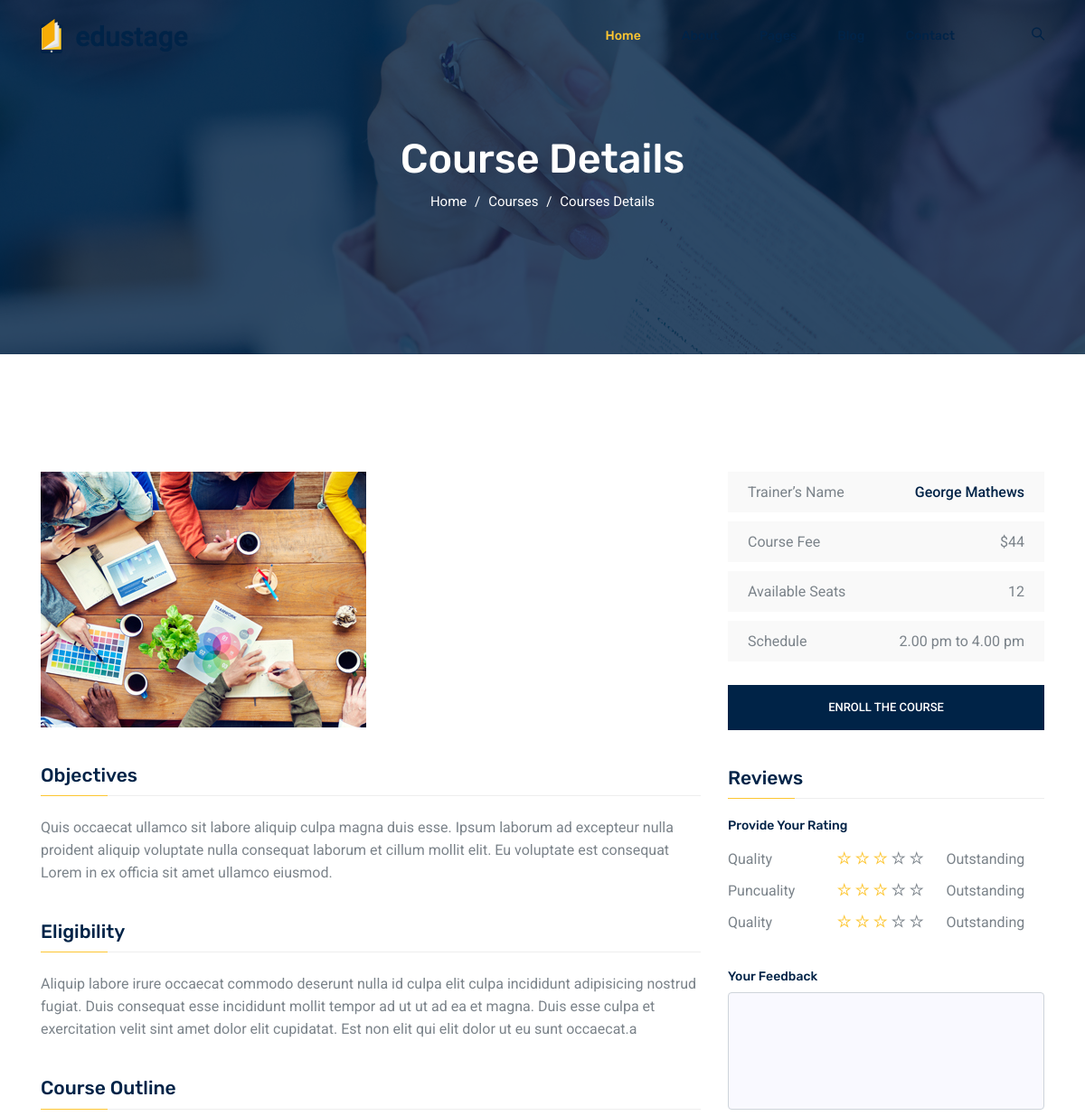
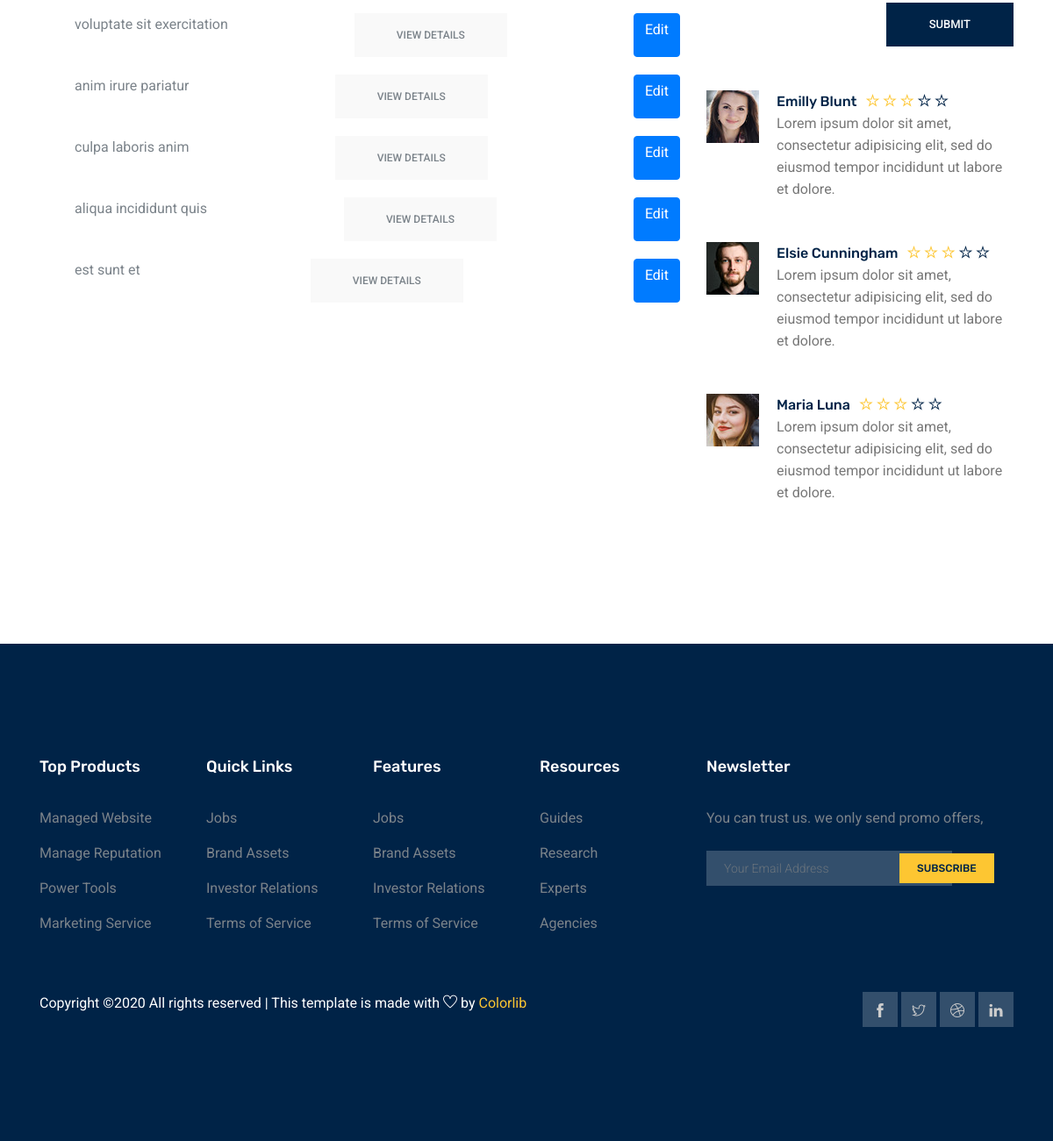
/detail/1, run on the app's committed database (2 pictures, top to bottom).
### learning/models.py (models this page shows)
class Cours(models.Model):
    title = models.CharField(max_length=50)
    free = models.IntegerField()
    available_seats = models.IntegerField()
    _schedule = models.CharField(max_length=100, db_column='schedule')
    picture = models.ImageField(upload_to='cours', default='default.jpg')
    objectives = models.TextField()
    eligibility = models.TextField()
    trainer = models.ForeignKey(User, on_delete=models.CASCADE, null = True, related_name='cours')
    @property
    def schedule(self):
        s = json.loads(self._schedule)
        return f'{s[0]}.00 pm to {s[1]}.00 pm'

class Sections(models.Model):
    title = models.CharField(max_length=50)
    detail = models.TextField()
    cour = models.ForeignKey(Cours, on_delete=models.CASCADE)

### learning/views.py (the view)
# urls.py: path('detail/<int:id>', views.cours_detail, name='cours_detail'),
def cours_detail(request,id):
    cour = Cours.objects.get(id=id)
    return render(request,'learn/cours_detail.html', {'cour': cour})

### learning/templates/learn/cours_detail.html (shortened to what this page needs)
{% extends "main.html" %}
{% load static %}
{% block Content %}
    <section class="banner_area">
      <div class="banner_inner d-flex align-items-center">
        <div class="overlay"></div>
        <div class="container">
          <div class="row justify-content-center">
            <div class="col-lg-6">
              <div class="banner_content text-center">
                <h2>Course Details</h2>
                <div class="page_link">
                  <a href="index.html">Home</a>
                  <a href="courses.html">Courses</a>
                  <a href="course-details.html">Courses Details</a>
                </div>
              </div>
            </div>
          </div>
        </div>
      </div>
    </section>
    <section class="course_details_area section_gap">
        <div class="container">
            <div class="row">
                <div class="col-lg-8 course_details_left">
                    <div class="main_image">
                        <img class="img-fluid" src="{{ cour.picture.url }}" alt="">
                    </div>
                    <div class="content_wrapper">
                        <h4 class="title">Objectives</h4>
                        <div class="content">
                            {{ cour.objectives }}
                        </div>
                        <h4 class="title">Eligibility</h4>
                        <div class="content">
                            {{ cour.eligibility }}
                        </div>
                        <h4 class="title">Course Outline</h4>
                        <div class="content">
                            <ul class="course_list">
                             {% for section in cour.sections_set.all %}
                                <li class="justify-content-between d-flex">
                                    <p>{{ section.title }}</p>
                                    <a class="primary-btn text-uppercase" href="{{ section.id }}">View Details</a>
                                    <a class="btn btn-primary" href="{% url 'dashboard_cours' section.id %}">Edit</a>
                                </li>
                              {% endfor %}
                            </ul>
                        </div>
                    </div>
                </div>
                <div class="col-lg-4 right-contents">
                    <ul>
                        <li>
                            <a class="justify-content-between d-flex" href="#">
                                <p>Trainer’s Name</p>
                                <span class="or">George Mathews</span>
                            </a>
                        </li>
                        <li>
                            <a class="justify-content-between d-flex" href="#">
                                <p>Course Fee </p>
                                <span>${{ cour.free }}</span>
                            </a>
                        </li>
                        <li>
                            <a class="justify-content-between d-flex" href="#">
                                <p>Available Seats </p>
                                <span>{{ cour.available_seats  }}</span>
                            </a>
                        </li>
                        <li>
                            <a class="justify-content-between d-flex" href="#">
                                <p>Schedule </p>
                                <span>{{ cour.schedule  }}</span>
                            </a>
                        </li>
                    </ul>
                    <a href="#" class="primary-btn2 text-uppercase enroll rounded-0 text-white">Enroll the course</a>
                    <h4 class="title">Reviews</h4>
                    <div class="content">
                        <div class="review-top row pt-40">
                            <div class="col-lg-12">
                                <h6 class="mb-15">Provide Your Rating</h6>
                                <div class="d-flex flex-row reviews justify-content-between">
                                    <span>Quality</span>
                                    <div class="star">
                                        <i class="ti-star checked"></i>
                                        <i class="ti-star checked"></i>
                                        <i class="ti-star checked"></i>
                                        <i class="ti-star"></i>
                                        <i class="ti-star"></i>
                                    </div>
                                    <span>Outstanding</span>
                                </div>
                                <div class="d-flex flex-row reviews justify-content-between">
                                    <span>Puncuality</span>
                                    <div class="star">
                                        <i class="ti-star checked"></i>
                                        <i class="ti-star checked"></i>
                                        <i class="ti-star checked"></i>
                                        <i class="ti-star"></i>
                                        <i class="ti-star"></i>
                                    </div>
                                    <span>Outstanding</span>
                                </div>
                                <div class="d-flex flex-row reviews justify-content-between">
                                    <span>Quality</span>
                                    <div class="star">
                                        <i class="ti-star checked"></i>
                                        <i class="ti-star checked"></i>
                                        <i class="ti-star checked"></i>
                                        <i class="ti-star"></i>
                                        <i class="ti-star"></i>
                                    </div>
                                    <span>Outstanding</span>
                                </div>
                            </div>
                        </div>
                        <div class="feedeback">
                            <h6>Your Feedback</h6>
                            <textarea name="feedback" class="form-control" cols="10" rows="10"></textarea>
                            <div class="mt-10 text-right">
                                <a href="#" class="primary-btn2 text-right rounded-0 text-white">Submit</a>
                            </div>
                        </div>
                        <div class="comments-area mb-30">
                            <div class="comment-list">
                                <div class="single-comment single-reviews justify-content-between d-flex">
                                    <div class="user justify-content-between d-flex">
                                        <div class="thumb">
                                            <img src="img/blog/c1.jpg" alt="">
                                        </div>
                                        <div class="desc">
                                            <h5><a href="#">Emilly Blunt</a>
                                                <div class="star">
                                                    <span class="ti-star checked"></span>
                                                    <span class="ti-star checked"></span>
                                                    <span class="ti-star checked"></span>
                                                    <span class="ti-star"></span>
                                                    <span class="ti-star"></span>
                                                </div>
                                            </h5>
                                            <p class="comment">
                                                Lorem ipsum dolor sit amet, consectetur adipisicing elit, sed do
                                                eiusmod tempor incididunt ut labore et dolore.
                                            </p>
                                        </div>
                                    </div>
                                </div>
                            </div>
                            <div class="comment-list">
                                <div class="single-comment single-reviews justify-content-between d-flex">
                                    <div class="user justify-content-between d-flex">
                                        <div class="thumb">
                                            <img src="img/blog/c2.jpg" alt="">
                                        </div>
                                        <div class="desc">
                                            <h5><a href="#">Elsie Cunningham</a>
                                                <div class="star">
                                                    <span class="ti-star checked"></span>
                                                    <span class="ti-star checked"></span>
                                                    <span class="ti-star checked"></span>
                                                    <span class="ti-star"></span>
                                                    <span class="ti-star"></span>
                                                </div>
                                            </h5>
                                            <p class="comment">
                                                Lorem ipsum dolor sit amet, consectetur adipisicing elit, sed do
                                                eiusmod tempor incididunt ut labore et dolore.
                                            </p>
                                        </div>
                                    </div>
                                </div>
                            </div>
                            <div class="comment-list">
                                <div class="single-comment single-reviews justify-content-between d-flex">
                                    <div class="user justify-content-between d-flex">
                                        <div class="thumb">
                                            <img src="img/blog/c3.jpg" alt="">
                                        </div>
                                        <div class="desc">
                                            <h5><a href="#">Maria Luna</a>
                                                <div class="star">
                                                    <span class="ti-star checked"></span>
                                                    <span class="ti-star checked"></span>
                                                    <span class="ti-star checked"></span>
                                                    <span class="ti-star"></span>
                                                    <span class="ti-star"></span>
                                                </div>
                                            </h5>
                                            <p class="comment">
                                                Lorem ipsum dolor sit amet, consectetur adipisicing elit, sed do
                                                eiusmod tempor incididunt ut labore et dolore.
                                            </p>
                                        </div>
                                    </div>
                                </div>
                            </div>
                        </div>
                    </div>
                </div>
            </div>
        </div>
    </section>
{% endblock %}

### data on the page
Cours: picture (picture), objectives "Quis occaecat ullamco sit labore aliquip culpa magna duis esse. Ipsum laborum ad excepteur nulla proident aliquip voluptate nulla consequat laborum et cillum mollit elit. Eu voluptate est consequat Lorem in ex officia sit amet ullamco eiusmod.", eligibility "Aliquip labore irure occaecat commodo deserunt nulla id culpa elit culpa incididunt adipisicing nostrud fugiat. Duis consequat esse incididunt mollit tempor ad ut ut ad ea et magna. Duis esse culpa et exercitation velit sint amet dolor elit cupidatat. Est non elit qui elit dolor ut eu sunt occaecat.a", free "44", available_seats "12", schedule "2.00 pm to 4.00 pm"
Sections: title "voluptate sit exercitation"
Sections: title "anim irure pariatur"
Sections: title "culpa laboris anim"
Sections: title "aliqua incididunt quis"
Sections: title "est sunt et"
